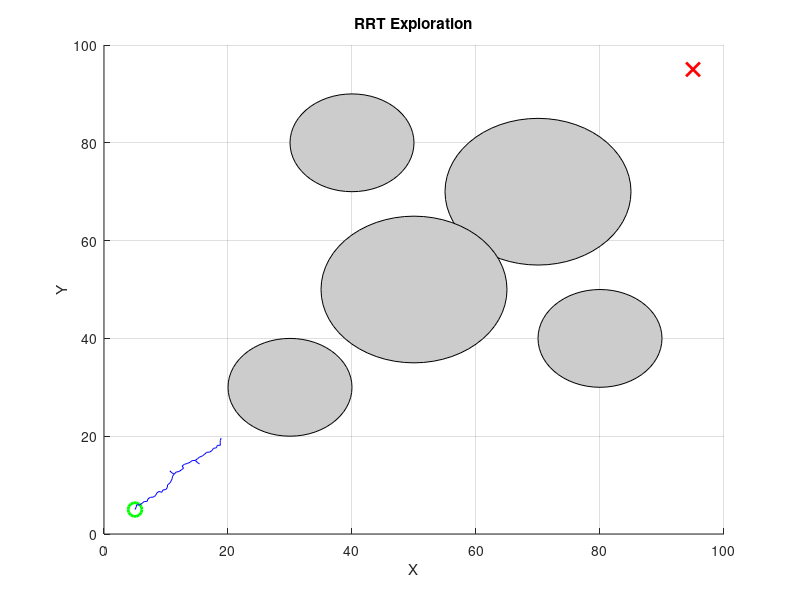

Write the MATLAB code that produced this figure. (Note: this script raises an error after producing the figure.)
% RRT_basic_exploring_v01.m
% 2D RRT Simulation with Obstacle Avoidance

clear; clc; close all;

%% Parameters
% Use script location to determine paths reliably
[script_dir, ~, ~] = fileparts(mfilename('fullpath'));
% script_dir is ".../data/matlab"

% Construct absolute paths
% Go up one level from data/matlab to data, then into outputs
output_dir = fullfile(script_dir, '..', 'outputs');
matlab_data_dir = script_dir; % save .mat files in data/matlab

if ~exist(output_dir, 'dir')
    mkdir(output_dir);
end

map_size = [100, 100];
start_pos = [5, 5];
goal_pos = [95, 95];
step_size = 0.5;       % User defined
goal_threshold = 0.1;  % User defined
max_iter = 5000;
obs_list = [           % [x, y, radius]
    30, 30, 10;
    70, 70, 15;
    40, 80, 10;
    80, 40, 10;
    50, 50, 15
];

gif_filename = fullfile(output_dir, 'RRT_basic_exploring_v01.gif');
final_img_filename = fullfile(output_dir, 'RRT_basic_exploring_v01_final.png');
result_mat_filename = fullfile(matlab_data_dir, 'RRT_basic_exploring_v01_result.mat');

%% Initialize RRT
nodes(1).coord = start_pos;
nodes(1).parent = 0;
num_nodes = 1;
path_found = false;

% Create figure (invisible for batch processing)
f = figure('Visible', 'off'); 
hold on;
axis([0 map_size(1) 0 map_size(2)]);
grid on;
title('RRT Exploration');
xlabel('X'); ylabel('Y');

% Draw Obstacles
for i = 1:size(obs_list, 1)
    rectangle('Position', [obs_list(i,1)-obs_list(i,3), obs_list(i,2)-obs_list(i,3), ...
        2*obs_list(i,3), 2*obs_list(i,3)], 'Curvature', [1 1], 'FaceColor', [0.8 0.8 0.8], 'EdgeColor', 'k');
end

% Plot Start and Goal
plot(start_pos(1), start_pos(2), 'go', 'MarkerSize', 10, 'LineWidth', 2, 'DisplayName', 'Start');
plot(goal_pos(1), goal_pos(2), 'rx', 'MarkerSize', 10, 'LineWidth', 2, 'DisplayName', 'Goal');
% legend('show', 'Location', 'northeastoutside'); % Removed to avoid warning

%% Main Loop
disp(['Starting RRT simulation... Output: ', gif_filename]);
first_frame = true;

for iter = 1:max_iter
    % Sample Random Point
    if rand < 0.1
        q_rand = goal_pos; % Bias towards goal
    else
        q_rand = [rand*map_size(1), rand*map_size(2)];
    end
    
    % Find Nearest Node
    min_dist = inf;
    nearest_idx = -1;
    for i = 1:num_nodes
        dist = norm(nodes(i).coord - q_rand);
        if dist < min_dist
            min_dist = dist;
            nearest_idx = i;
        end
    end
    q_nearest = nodes(nearest_idx).coord;
    
    % Steer towards q_rand
    direction = (q_rand - q_nearest);
    dist_to_rand = norm(direction);
    if dist_to_rand > 0
        direction = direction / dist_to_rand;
    else
        direction = [0, 0];
    end
    
    % Move step_size (or less if closer)
    actual_step = min(step_size, dist_to_rand); 
    q_new = q_nearest + actual_step * direction;
    
    % Collision Check
    collision = false;
    % Boundary check
    if q_new(1) < 0 || q_new(1) > map_size(1) || q_new(2) < 0 || q_new(2) > map_size(2)
        collision = true;
    else
        % Obstacle check
        for i = 1:size(obs_list, 1)
            if norm(q_new - obs_list(i, 1:2)) <= obs_list(i, 3)
                collision = true;
                break;
            end
        end
    end
    
    if ~collision
        % Add Node
        num_nodes = num_nodes + 1;
        nodes(num_nodes).coord = q_new;
        nodes(num_nodes).parent = nearest_idx;
        
        % Plot new edge
        plot([q_nearest(1), q_new(1)], [q_nearest(2), q_new(2)], 'b-', 'LineWidth', 0.5);
        
        % Check Goal
        if norm(q_new - goal_pos) <= goal_threshold
            path_found = true;
            disp(['Path found at iteration: ', num2str(iter)]);
            break;
        end
        
        % Animation: Save Frame every 50 iterations
        if mod(iter, 50) == 0
            drawnow;
            frame = getframe(f);
            im = frame2im(frame);
            [imind, cm] = rgb2ind(im, 256);
            if first_frame
                imwrite(imind, cm, gif_filename, 'gif', 'Loopcount', inf, 'DelayTime', 0.1);
                first_frame = false;
            else
                imwrite(imind, cm, gif_filename, 'gif', 'WriteMode', 'append', 'DelayTime', 0.1);
            end
        end
    end
    
    if mod(iter, 1000) == 0
        disp(['Iteration: ', num2str(iter)]);
    end
end

%% Final Path Processing
if path_found
    curr_idx = num_nodes;
    path_x = [];
    path_y = [];
    path_len = 0;
    
    % Backtrack path
    while curr_idx > 0
        p_curr = nodes(curr_idx).coord;
        path_x = [p_curr(1), path_x];
        path_y = [p_curr(2), path_y];
        
        parent_idx = nodes(curr_idx).parent;
        if parent_idx > 0
            p_parent = nodes(parent_idx).coord;
            path_len = path_len + norm(p_curr - p_parent);
        end
        curr_idx = parent_idx;
    end
    
    plot(path_x, path_y, 'r-', 'LineWidth', 2);
    title(['RRT Path Found (Length: ', num2str(path_len, '%.2f'), ')']);
    
    % Save Final Frame for GIF
    drawnow;
    frame = getframe(f);
    im = frame2im(frame);
    [imind, cm] = rgb2ind(im, 256);
    if first_frame
        imwrite(imind, cm, gif_filename, 'gif', 'Loopcount', inf, 'DelayTime', 2);
    else
        imwrite(imind, cm, gif_filename, 'gif', 'WriteMode', 'append', 'DelayTime', 2);
    end
    
    % Save Result Data
    save(result_mat_filename, 'nodes', 'path_x', 'path_y', 'path_len', 'iter', 'path_found');
else
    disp('Failed to find path within max iterations');
    title('RRT Path Not Found');
    save(result_mat_filename, 'nodes', 'iter', 'path_found');
end

% Save Final Image
saveas(f, final_img_filename);
close(f);
disp('Simulation complete.');
